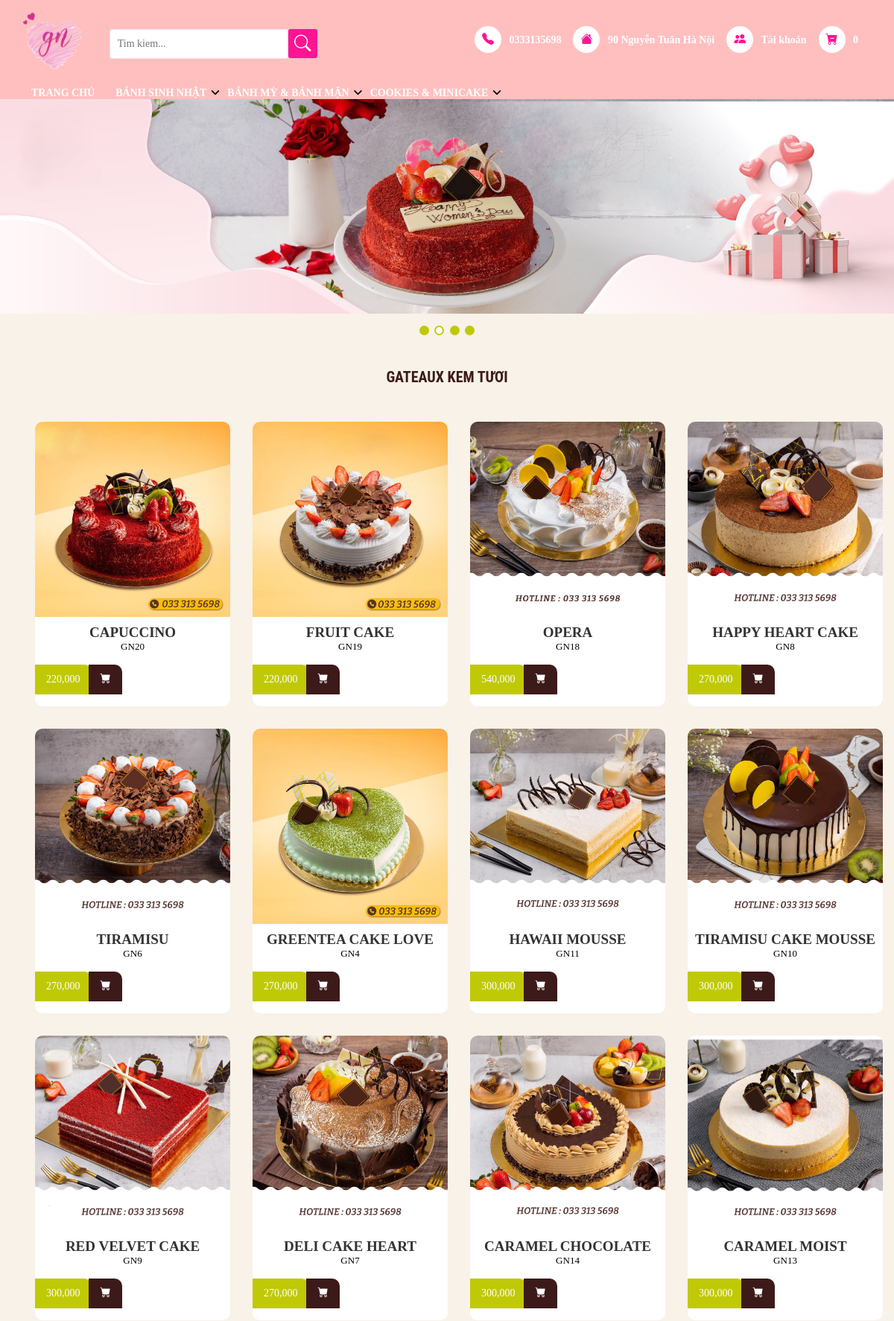
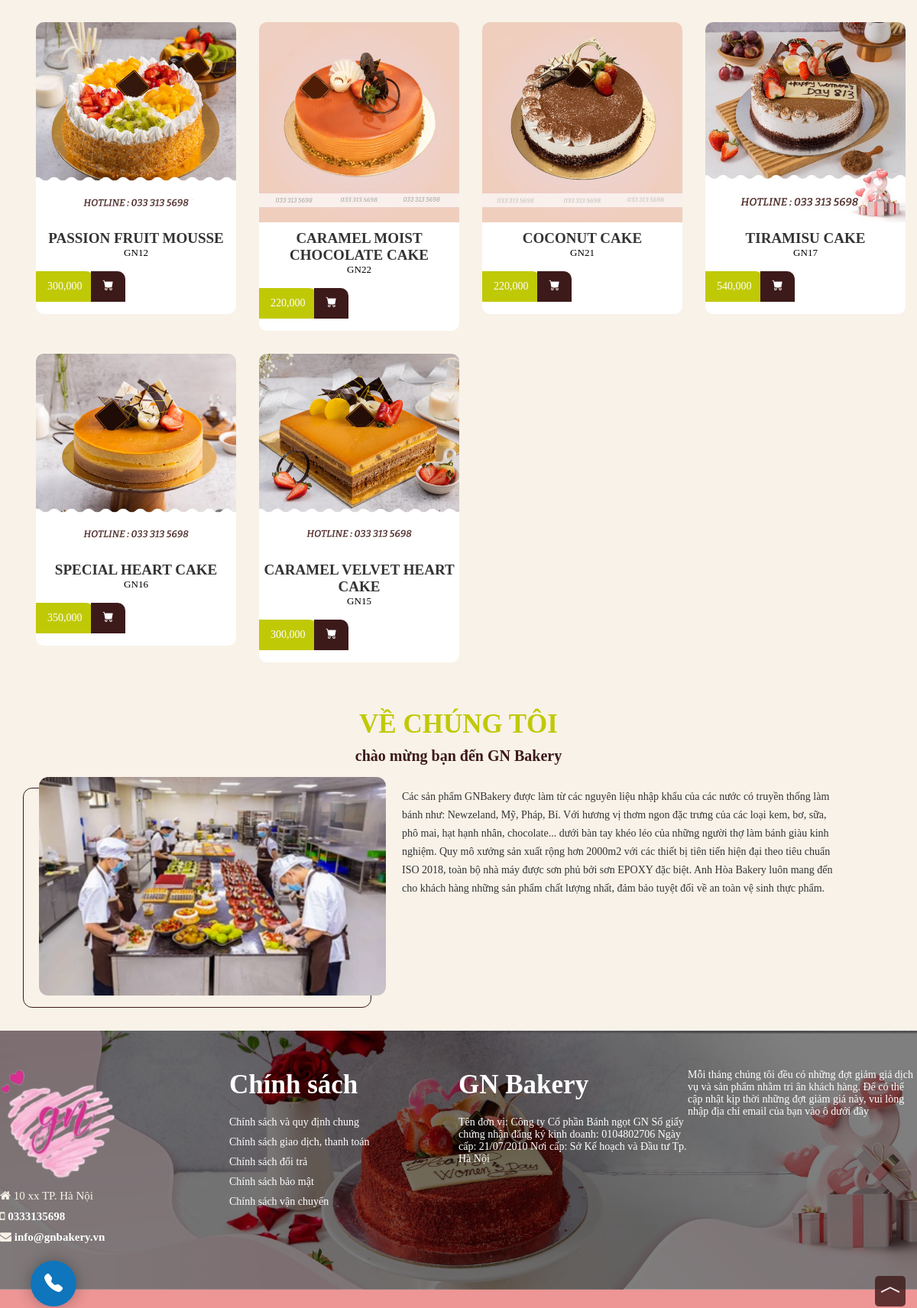
The page / (upper part) on the database its author committed (2 pictures, top to bottom).
### tables this page shows
CREATE TABLE `categories` (
  `id` int(11) NOT NULL,
  `name` varchar(50) NOT NULL
);

CREATE TABLE `category_detail` (
  `id` int(11) NOT NULL,
  `name` varchar(50) NOT NULL,
  `category_id` int(11) NOT NULL
);

CREATE TABLE `products` (
  `id` int(11) NOT NULL,
  `name` varchar(50) NOT NULL,
  `image` varchar(255) NOT NULL,
  `size` int(11) NOT NULL,
  `price` float NOT NULL,
  `description` text NOT NULL,
  `status` tinyint(1) NOT NULL DEFAULT '1',
  `category_detail_id` int(11) NOT NULL,
  `admin_id` int(11) NOT NULL
);

### index.php (the view, shortened to what this page needs)
<?php
  require './database/connect.php';
  $where = 1;
  $sql = "SELECT products.*, category_detail.name as category_name FROM products
  join category_detail on category_detail.id = products.category_detail_id
  where $where
  order by category_detail_id ASC, products.id desc";
  $result = mysqli_query($connect, $sql);
  if(mysqli_num_rows($result) == 0) {
    $error = 'Không có sản phẩm nào';
  }
  else {
    $category_name = mysqli_fetch_array($result)['category_name'];
  }
?>
<!DOCTYPE html>
<html>
<head>
  <link rel="stylesheet" href="https://cdn.jsdelivr.net/npm/bootstrap-icons@1.8.1/font/bootstrap-icons.css">
  <link href="https://cdn.jsdelivr.net/npm/bootstrap@5.1.3/dist/css/bootstrap.min.css" rel="stylesheet"
>
  <link rel="stylesheet" type="text/css" href="css/style.css">
  <link rel="stylesheet" href="https://cdnjs.cloudflare.com/ajax/libs/font-awesome/6.0.0/css/all.min.css">
  <link rel="stylesheet" type="text/css" href="css/slick-style.css">
  <link rel="stylesheet" type="text/css" href="https://cdn.jsdelivr.net/npm/slick-carousel@1.8.1/slick/slick.css" />
  <link rel="stylesheet" href="https://cdnjs.cloudflare.com/ajax/libs/font-awesome/4.7.0/css/font-awesome.min.css">
</head>
<body>
  <?php require './header.php'; ?>
  <div class="slideshow-container">
    <div class="mySlides">
      <div class="numbertext"></div>
      <img src="img/banner2.jpg" style="width:100%">
    </div>
  </div>
  <br>
  <div style="text-align:center">
    <span class="dot"></span>
    <span class="dot"></span>
    <span class="dot"></span>
    <span class="dot"></span>
  </div>
  <div id="intro">
    <div class="headline">
      <h3><?= $category_name ?? $error ?></h3>
    </div>
    <ul class="products">
      <?php foreach($result as $each) { ?>
        <li>
          <div class="product-item">
            <div class="product-top">
              <a href="./product.php?id=<?= $each['id'] ?>" class="product-thumb">
                <img src="./assets/images/products/<?= $each['image'] ?>" alt="">
              </a>
            </div>
            <div class="product-info">
              <a href="./product.php?id=<?= $each['id'] ?>" class="product-cat"><?= $each['name'] ?></a>
              <p class="product-name">GN<?= $each['id'] ?></p>
              <div class="product-price-action">
                <p class="product-price"><?= number_format($each['price'], 0, '.', ',') ?></p>
                <div class="product-action">
                  <form action="view_cart.php?id=<?= $each['id'] ?>" method="POST">
                  <button   type="submit" name="addcart" class="btn-action"><i class="bi bi-cart-fill"></i>
                  </button>
      </form>
                </div>
              </div>
            </div>
          </div>
        </li>
      <?php } ?>
  </div>
  <section class="about-introduce clearfix">
    <div class="title-text">
      <h3>VỀ CHÚNG TÔI</h3>
      <h2>chào mừng bạn đến GN Bakery</h2>
    </div>
    <div class="introduce-content">
      <div class="image">
        <img class="title-img" src="img/me.png" style="width: 100%; height: 100%;" alt="ABOUT US">
      </div>
      <div class="detail">
        <p class="info-text">
          Các sản phẩm GNBakery được làm từ các nguyên liệu nhập khẩu của các nước có truyền thống làm bánh như:
          Newzeland, Mỹ, Pháp, Bỉ. Với hương vị thơm ngon đặc trưng của các loại kem, bơ, sữa, phô mai, hạt hạnh nhân,
          chocolate... dưới bàn tay khéo léo của những người thợ làm bánh giàu kinh nghiệm.
          Quy mô xưởng sản xuất rộng hơn 2000m2 với các thiết bị tiên tiến hiện đại theo tiêu chuẩn ISO 2018, toàn bộ
          nhà máy được sơn phủ bởi sơn EPOXY đặc biệt. Anh Hòa Bakery luôn mang đến cho khách hàng những sản phẩm chất
          lượng nhất, đảm bảo tuyệt đối về an toàn vệ sinh thực phẩm.
        </p>
      </div>
    </div>
  </section>
  <footer>
    <div class="footer-top">
      <div class="wrapper">
        <div class="inner">
          <div class="grid-item">
            <div class="contact-item ">
              <div class="ft-contact">
                <div class="ft-contact-logo ">
                  <a href="/"><img style="width: 50%;height:50%;" src="img/logo.png"
                      alt="GN BAKERY - Bánh ngọt Pháp"></a>
                </div>
                <div class="ft-contact-address">
                  <i class="fa fa-home" aria-hidden="true"></i> 10 xx TP. Hà Nội
                </div>
                <div class="ft-contact-tel">
                  <i class="fa fa-mobile" aria-hidden="true"></i> <a style="color: white; font-weight: bolder;"
                    href="tel:0333135698">0333135698</a>
                </div>
                <div class="ft-contact-email">
                  <i class="fa fa-envelope" aria-hidden="true"></i> <a style="color: white;font-weight: bolder;"
                    href="mailto:info@gnbakery.vn">info@gnbakery.vn</a>
                </div>
              </div>
            </div>
            <div class="menu ">
              <div class="ft-menu">
                <h4>Chính sách</h4>
                <ul class="list">
                  <li><a href="">Chính sách và quy định chung</a></li>
                  <li><a href="">Chính sách giao dịch, thanh toán</a></li>
                  <li><a href="">Chính sách đổi trả</a></li>
                  <li><a href="">Chính sách bảo mật</a></li>
                  <li><a href="">Chính sách vận chuyển</a></li>
                </ul>
              </div>
            </div>
            <div class="subscribe ">
              <div class="ft-subscribe-wrapper">
                <h4>GN Bakery</h4>
                <div class="ft-subscribe">
                  <p>Tên đơn vị: Công ty Cổ phần Bánh ngọt GN
                    Số giấy chứng nhận đăng ký kinh doanh: 0104802706
                    Ngày cấp: 21/07/2010
                    Nơi cấp: Sở Kế hoạch và Đầu tư Tp. Hà Nội
                  </p>
                </div>
              </div>
            </div>
            <div class="connect">
              <p>Mỗi tháng chúng tôi đều có những đợt giảm giá dịch vụ và sản phẩm nhằm tri ân khách hàng. Để có thể cập
                nhật kịp thời những đợt giảm giá này, vui lòng nhập địa chỉ email của bạn vào ô dưới đây
            </div>
          </div>
        </div>
      </div>
    </div>
    <div class="footer-bottom">
    </footer>
    <div id="hotline">
      <a href="tel:0333135698" id="yBtn">
        <i class="bi bi-telephone-fill"></i>
      </a>
    </div>
    <div id="backtop">
      <i class="bi bi-chevron-compact-up"></i>
    </div>
</body>
</html>

### header.php (shortened to what this page needs)
<?php
require './database/connect.php';
    $sql = "select * from categories";
    $categories = mysqli_query($connect, $sql);
$cart = (isset($_SESSION['cart']))? $_SESSION['cart'] : [];
?>
  <header class="medium-header">
    <div class="site-header">
      <div class="header-left">
        <div class="logo">
          <h1>
            <a href="#">
              <img src="img/logo.png">
            </a>
          </h1>
        </div>
        <div class="search">
          <form action="/search" method="get" class="input-search" role="search">
            <input id="search" type="search" name="q" value placeholder="Tim kiem..." class="input-field" aria-label="Tim kiem ..." autocomplete="off">
            <span class="input-group-btn">
              <button type="submit" class="btn icon-fallback-text">
                <i class="bi bi-search" aria-hidden="true"></i>
              </button>
            </span>
          </form>
        </div>
      </div>
      <div class="header-right">
        <ul class="list-item">
          <a class="item" href="tel:0333135698">
            <i class="bi bi-telephone-fill" aria-hidden="true"></i>
            <span>0333135698</span>
          </a>
          <a class="item" href="#">
            <i class="bi bi-house-fill" aria-hidden="true"></i>
            <span>
              90 Nguyễn Tuân Hà Nội
            </span>
          </a>
          <?php if(empty($_SESSION['id'])) { ?>
            <a class="item" href="./signin.php">
              <i class="bi bi-people-fill" aria-hidden="true"></i>
              Tài khoản
            </a>
          <?php } ?>
          <a class="item" href="cart.php">
            <div class="cart-total-price">
              <i class="bi bi-cart-dash-fill" aria-hidden="true"></i>
              <?php if(empty($_SESSION['id'])) { ?><span id="CartCount">
              0</span>
              <?php } else { ?>
                <span id="CartCount"><?php echo total_item($cart) ?></span>
                <?php } ?>
            </div>
          </a>
      </div>
    </div>
    <nav class="container">
      <ul id="main-menu">
        <li><a href="./index.php">TRANG CHỦ</a></li>
        <?php foreach($categories as $category) { ?>
            <li>
                <a href="#"><?= $category['name'] ?></a>
            </li>
          <?php } ?>
      </ul>
    </nav>
  </header>

### rows shown on the page
categories: name "BÁNH SINH NHẬT"
categories: name "BÁNH MỲ & BÁNH MẶN"
categories: name "COOKIES & MINICAKE"
category_detail: name "GATEAUX KEM TƯƠI"
products: image (picture), name "CAPUCCINO", id "20", price "220,000"
products: image (picture), name "FRUIT CAKE", id "19", price "220,000"
products: image (picture), name "OPERA", id "18", price "540,000"
products: image (picture), name "HAPPY HEART CAKE", id "8", price "270,000"
products: image (picture), name "TIRAMISU", id "6", price "270,000"
products: image (picture), name "GREENTEA CAKE LOVE", id "4", price "270,000"
products: image (picture), name "HAWAII MOUSSE", id "11", price "300,000"
products: image (picture), name "TIRAMISU CAKE MOUSSE", id "10", price "300,000"
products: image (picture), name "RED VELVET CAKE", id "9", price "300,000"
products: image (picture), name "DELI CAKE HEART", id "7", price "270,000"
products: image (picture), name "CARAMEL CHOCOLATE", id "14", price "300,000"
products: image (picture), name "CARAMEL MOIST", id "13", price "300,000"
products: image (picture), name "PASSION FRUIT MOUSSE", id "12", price "300,000"
products: image (picture), name "CARAMEL MOIST CHOCOLATE CAKE", id "22", price "220,000"
products: image (picture), name "COCONUT CAKE", id "21", price "220,000"
products: image (picture), name "TIRAMISU CAKE", id "17", price "540,000"
products: image (picture), name "SPECIAL HEART CAKE", id "16", price "350,000"
products: image (picture), name "CARAMEL VELVET HEART CAKE", id "15", price "300,000"
